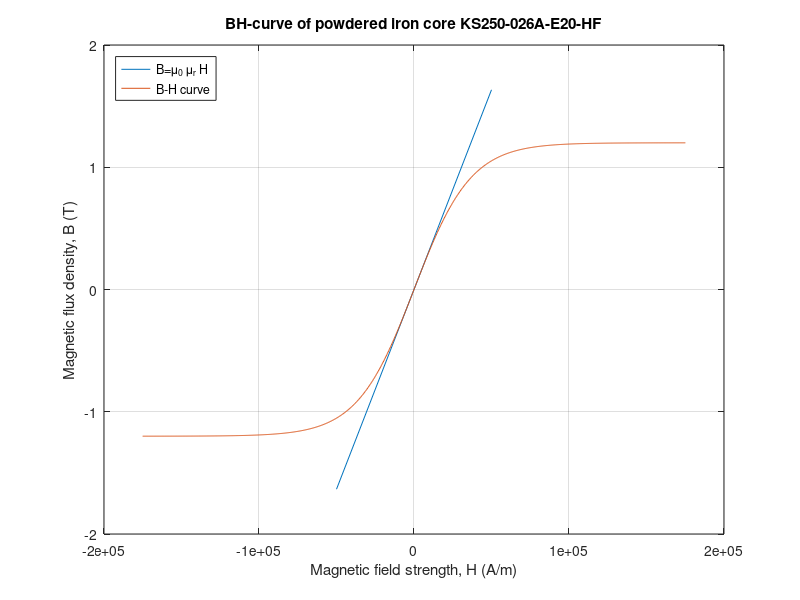
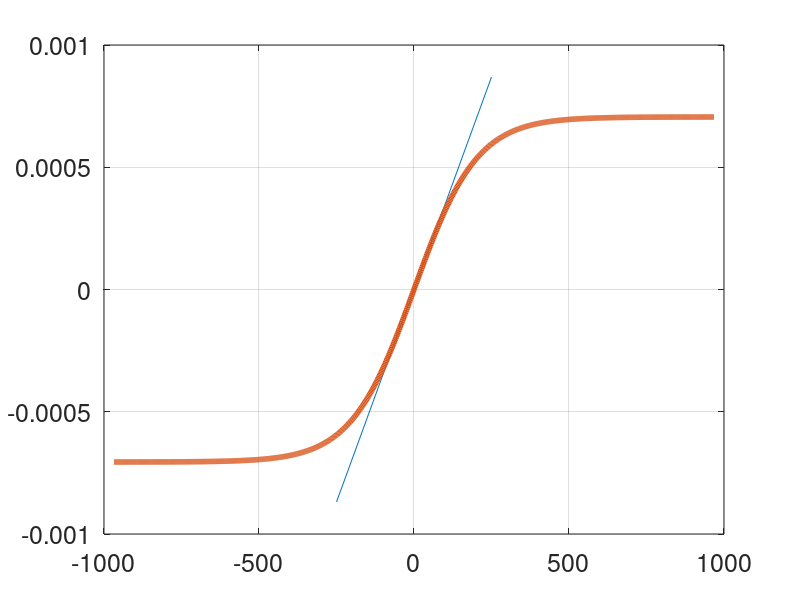

Here is the MATLAB script that generated these plots, in order: (Note: this script raises an error after producing the figures.)
clear, close all, clc;

%% Characteristics
% Core (KS250-026A-E20-HF)
n_cores = 2;
N = 26;
Nw = N;
Ae = 2.940*10^-4; % [m^2]
le = 14.370e-2; % [m]
mu_r = 26;
mu_0 = 4*pi*10^-7;
mu = mu_r * mu_0;

% Inverter characteristics
V_ph = 230;
V_ll = 230*sqrt(3); % For star connection
P_o = 50000;
I_ph = P_o/(V_ll*sqrt(3));
IL_avg = I_ph;

% Nominal value
L_nom = n_cores*N^2*mu*Ae/le;


%% BH-curve according to figure in datasheet
% Magnetizing force (H, Oersted)
graph_x = [1, 2.0040346541427647, 3.0045009784357193, 4.002624920399505, 5.001172246143714, 6.0008395886725205, 7.008543091687776, ...
           7.967443701819634, 9.027026129421197, 10.02252249260898, 19.950378888390272, 30.011232404429457, 39.84655831425289, ...
           49.78720352485547, 59.940932890331865, 70.00663905611724, 80.39465238093258, 90.47357242349284, 100.1125491265153, ...
           199.95312114496275, 300.7882518043099, 399.36302695765556, 502.37253882137367, 600.759348121316, 699.2793577521177, ...
           803.042706257887, 900.6740704326758, 1003.3802754129212];

% Relative permeability (percent)
graph_y = [100, 100, 100, 100, 100, 100, 100, 100, 100, 100, 99.47604790419162, 98.65269461077844, 97.60479041916167, 96.33233532934132, ...
          94.68562874251496, 92.96407185628743, 91.01796407185628, 88.84730538922156, 86.75149700598803, 63.398203592814355, 44.08682634730539, ...
          31.437125748503007, 22.979041916167574, 17.365269461077858, 13.622754491017986, 10.778443113772425, 8.832335329341348, 7.3353293413173475];

% Magnetizing field strength [A/m]
H_Am_graph = graph_x./0.0125663706;

% Relative permeabilty (absolute value)
mu_graph = mu_r.*(graph_y./100); % Unused due to KDM equation later


%% BH-curve according to MATLAB Simulink calculation
% https://se.mathworks.com/help/sps/ug/nonlinear-inductor-characteristics.html;jsessionid=154128d76f89d6095368281edb2b
B_sat_begin = (20/0.0125663706)*mu_0*mu_r; % See datasheet figure
B_sat = 1.2; % See: https://www.kdm-mag.com/products/super-sendust-cores-390.html

H_sat_begin = (B_sat_begin)/(mu_0*mu_r);
a = atanh(B_sat_begin/B_sat)/H_sat_begin;

H_linear = [-50000 50000];
B_linear = mu_0*mu_r*H_linear;

H_nonlinear = -110*H_sat_begin:H_sat_begin/4:110*H_sat_begin;
B_nonlinear = B_sat*tanh(a*H_nonlinear);

figure(1)
plot(H_linear,B_linear,H_nonlinear,B_nonlinear)
grid('on');
title('BH-curve of powdered iron core KS250-026A-E20-HF');
xlabel('Magnetic field strength, H (A/m)');
ylabel('Magnetic flux density, B (T)');
legend('B=\mu_0 \mu_r H', 'B-H curve', 'Location', 'NorthWest')

%% I-Wb curve according to MATLAB Simulink calculation
L_linear = n_cores*mu_0*mu_r*Ae*N^2/le;
I_linear = [-250 250];
phi_linear = I_linear.*L_linear/N;

I_nonlinear = le.*H_nonlinear./N;
phi_nonlinear = n_cores.*B_nonlinear.*Ae;

figure(2)
plot(I_linear, phi_linear, I_nonlinear, phi_nonlinear, 'LineWidth', 4)
set(gca, 'FontSize', 18)
grid('on');
ax = gca;
ax.GridAlpha = 0.8;
title('Magnetic flux versus current for converter-side inductor','FontSize', 26);
xlabel('Current, I (A)','FontSize',22);
ylabel('Magnetic flux, \phi (Wb)','FontSize',22);
legend('Linear', 'Nonlinear', 'Location', 'NorthWest');

%% Non-linear inductance curve
% Calculation based on equation from KDM:
% (https://www.kdm-mag.com/products/details-characteristics-curves-1374.html)
percent_permeability = 100./(1+2.27e-05.*(H_Am_graph*0.0125663706).^1.9167);
L_KDM = n_cores*N^2*(mu.*percent_permeability/100*Ae)/le;
I_graph = le.*(graph_x./0.0125663706)./N;

figure(3)
%semilogx(I_graph,L_KDM*1000000, 'LineWidth', 1)
%hold on

syms x
l_c = 26^2*(4*pi*10^-7*26*2*2.94e-04)/(0.1437*(1+2.27e-05*(0.0125663706*(x*26)/(0.1437))^1.9167));
l_c = 3.9813/((2.2736648267223381421480600353473*x)^(1.9167) + 44052.863436123348947148770093918);
fplot(l_c*1000000, [0 225], 'LineWidth', 4)

% Linearization
%linear_l_c = 90.375 - 90.375*x*1/218;
%hold on
%fplot(linear_l_c, [0 225], 'LineWidth', 4)

set(gca, 'FontSize', 18)
xlim([0 225])
ylim([0 100])
grid('on');
title('Current versus inductance for converter-side inductor', 'FontSize', 26);
xlabel('Current [A]', 'FontSize', 22);
ylabel('Inductance [\muH]', 'FontSize', 22);

% Command graveyard
%L_graph = n_cores*N^2*(mu.*graph_y./100*Ae)/le;
%phi_graph = B_T_graph.*Ae;
%phi_graph = I_graph.*L_graph./N;
%L_nonlinear = n_cores*N^2*(phi_nonlinear)./I_nonlinear

% figure(2)
% %plot(I_graph,phi_graph)
% plot(I_graph,phi_graph,I_nonlinear,phi_nonlinear)
% grid( 'on' );
% title( 'Magnetic flux, \phi, versus current, I' );
% xlabel( 'Current, I (A)' );
% ylabel( 'Magnetic flux, \phi (Wb)' );
% legend('Graph','Nonlinear')
